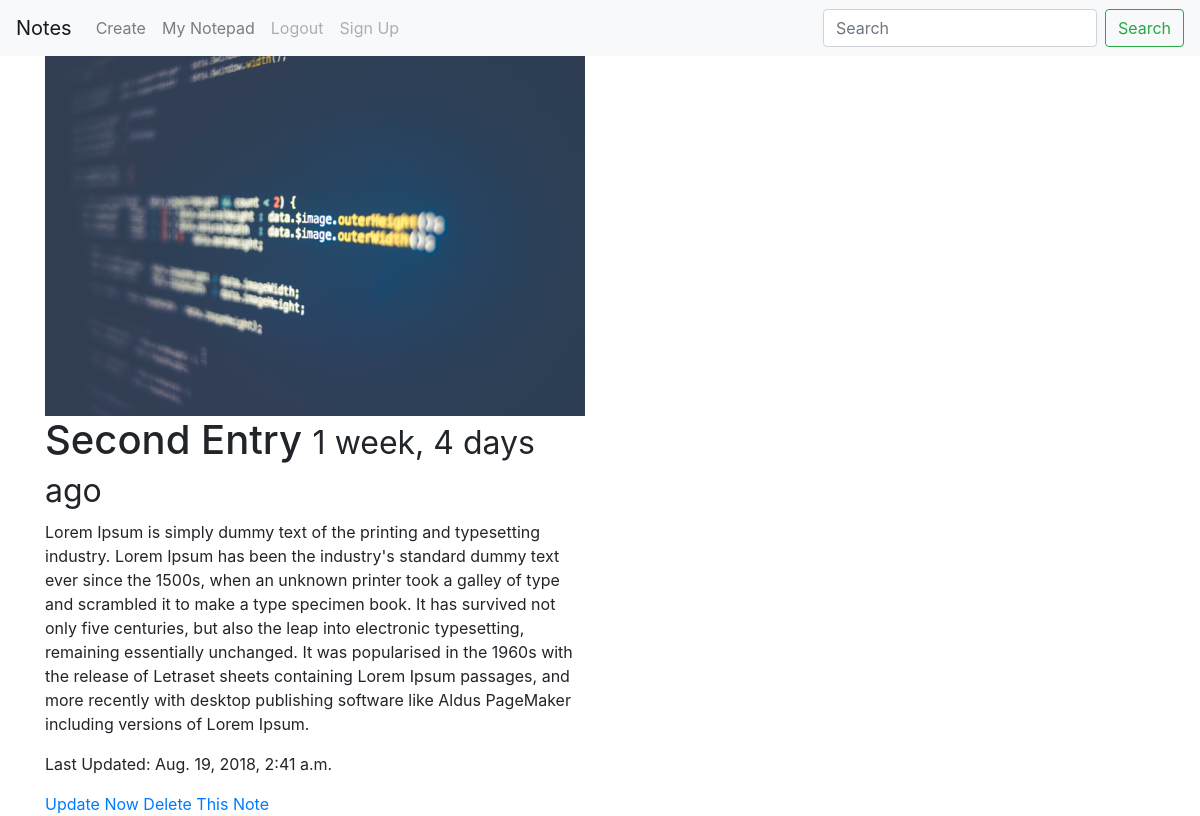
The app's page /entries/2/ (signed in) with its own data.
### notes/models.py (models this page shows, shortened)
class Entry(models.Model):
    user = models.ForeignKey(User, on_delete=models.CASCADE)
    title = models.CharField(max_length=120)
    description = models.TextField()
    timestamp = models.DateTimeField(auto_now_add=True)  # moment it's added
    updated = models.DateTimeField(auto_now=True)  # moment it's updated
    image = models.ImageField(null=True, blank=True)
    def get_update_url(self):
        return '/entries/{0}/update/'.format(self.id)
    def get_delete_url(self):
        return '/entries/{0}/delete/'.format(self.id)

### notes/views.py (the view)
# urls.py: path('<int:id>/', entry_detail, name="entry-detail"),
@login_required
def entry_detail(request, id):
    note = get_object_or_404(Entry, id=id)
    context = {
        'object': note
    }
    return render(request, 'notes/entries_detail.html', context)

### notes/templates/notes/entries_detail.html
{% extends 'base.html' %} {% block content %}
<div class="container">
  <div class="row">
    <div class="col-sm-offset-3 col-sm-6">
      <div class="thumbnail">
        <img src="{{ object.image.url }}" class='img-fluid'>
      </div>
      <h1>{{ object.title }} <small>{{ object.timestamp|timesince }} ago</small></h1>
      <p>{{ object.description }}</p>
      <p>Last Updated: {{ object.updated }}</p>
      <a href="{{ object.get_update_url }}">Update Now</a>
      <a href="{{ object.get_delete_url }}">Delete This Note</a>
    </div>
  </div>
</div>
{% endblock %}

### records on screen
Entry: image (picture), title "Second Entry", timestamp "1 week, 4 days", description "Lorem Ipsum is simply dummy text of the printing and typesetting industry. Lorem Ipsum has been the industry's standard dummy text ever since the 1500s, when an unknown printer took a galley of type and scrambled it to make a type specimen book. It has survived not only five centuries, but also the leap into electronic typesetting, remaining essentially unchanged. It was popularised in the 1960s with the release of Letraset sheets containing Lorem Ipsum passages, and more recently with desktop publishing software like Aldus PageMaker including versions of Lorem Ipsum.", updated "Aug. 19, 2018, 2:41 a.m."
